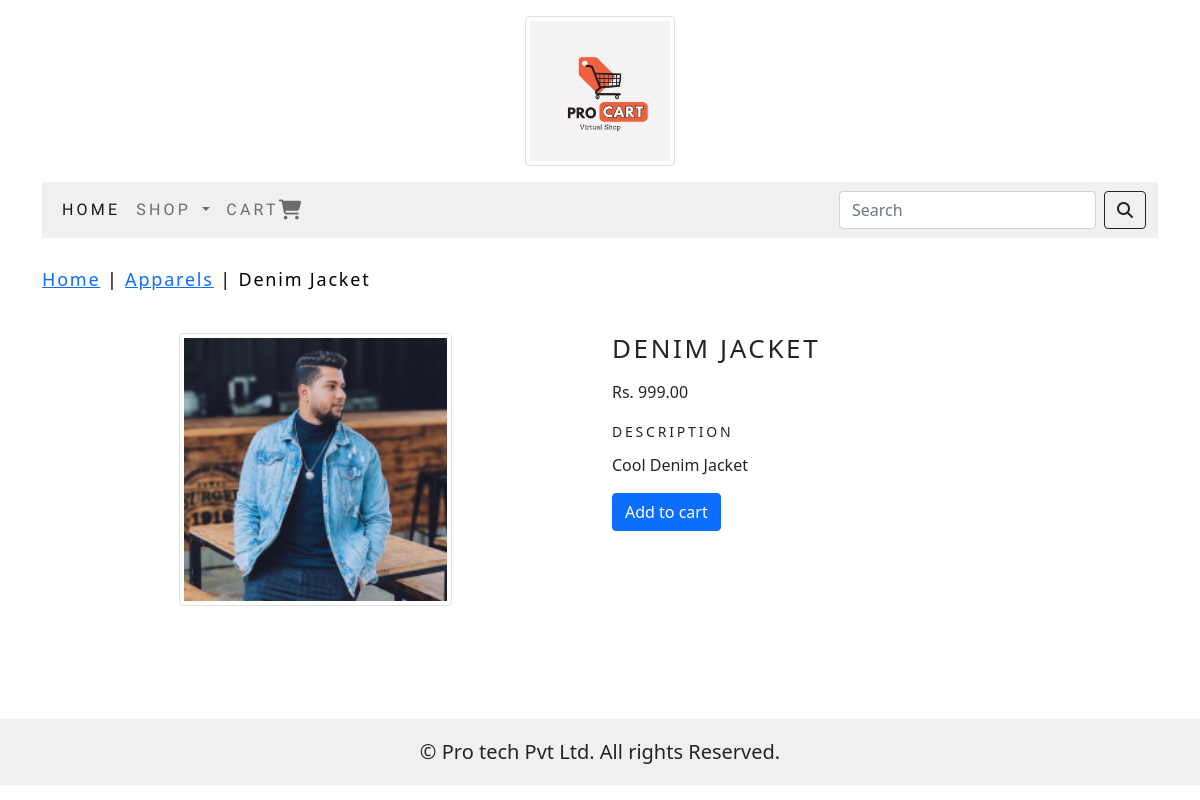
The app's page /shop/apparels/denim-jacket/ with its own data.
### CartApp/models.py (models this page shows, shortened)
class Product(models.Model):
    productName = models.CharField(max_length=250, unique=True)
    slug = models.SlugField(max_length=250, unique=True)
    description = models.TextField(blank=True)
    price = models.DecimalField(max_digits=10, decimal_places=2)
    category = models.ForeignKey(Category, on_delete=models.CASCADE)
    productImage = models.ImageField(upload_to='productImgs', blank=True)
    stock = models.IntegerField()
    available = models.BooleanField(default=True)
    created = models.DateTimeField(auto_now_add=True)
    updated = models.DateTimeField(auto_now=True)
    class Meta:
        ordering = ('productName',)
        verbose_name = 'product'
        verbose_name_plural = 'products'

class Category(models.Model):
    categoryName = models.CharField(max_length=250, unique=True)
    slug = models.SlugField(max_length=250, unique=True)
    description = models.TextField(blank=True)
    categoryImage = models.ImageField(upload_to='categoryImgs', blank=True)
    class Meta:
        ordering = ('categoryName',)
        verbose_name = 'category'
        verbose_name_plural = 'categories'
    def get_url(self):
        return reverse('CartApp:products_by_category', args=[self.slug])
    def __str__(self):
        return '{}'.format(self.categoryName)

### CartApp/views.py (the view)
# urls.py: path('<slug:c_slug>/<slug:p_slug>/', views.productDetails, name='productDetails'),
def productDetails(request, c_slug, p_slug):
    try:
        product = Product.objects.get(category__slug=c_slug, slug=p_slug)
    except Exception as e:
        raise e
    return render(request, "Product.html", {'product': product})

### AddToCart/context_processors.py (called while the page is built)
def counter(request):
    cart_id = _cart_id(request)
    item_count = 0
    if 'admin' in request.path:
        return {}
    else:
        try:
            cart = Cart.objects.filter(cartId=cart_id)
            cartItem = CartItem.objects.all().filter(cart=cart[:1])
            for c_item in cartItem:
                item_count += c_item.quantity
        except Cart.DoesNotExist:
            item_count = 0
    return dict(item_count=item_count)

### AddToCart/views.py (called while the page is built)
def _cart_id(request):
    cart = request.session.session_key
    if not cart:
        cart = request.session.create()
    return cart

### CartApp/context_processors.py (called while the page is built)
def menu_links(request):
    links = Category.objects.all()
    return dict(links=links)

### Templates/Product.html (shortened to what this page needs)
{% extends 'base.html' %}
{% load static %}
{% block content %}
<div class="row pt-1 pb-3">
    <div class="mx_auto">
        <p><a href="{% url 'CartApp:allCategories' %}">Home</a> | <a href="{{product.category.get_url}}">{{product.category}}</a> | {{product.productName}} </p>
    </div>
<div class="container">
<div class="row">
    <div class="col-12 col-md-12 col-sm-12 col-lg-6 text-center">
        <div class="pt-4 pb-3">
            <img class="img-thumbnail" width="50%" src="{{product.productImage.url}}" alt="{{product.productName}}">
        </div>
    </div>
        <div class="col-12 col-md-12 col-sm-12 col-lg-6">
        <div>
            <h1 class="my_tittle pt-4 pb-2">{{product.productName}}</h1>
            <p>Rs. {{product.price}}</p>
            <h4 class="my_des_tittle pt-1 pb-1">Description</h4>
            <p class="text-justify pe-2">{{product.description}}</p>
            {% if product.stock <= 0 %}
                <p class="text-justify pe-2"><b>Out Of Stock</b></p>
            {% else %}
                <a href="{% url 'AddToCartApp:addToCart' product.id %}" class="btn btn-primary">Add to cart</a>
            {% endif %}
        </div>
    </div>
</div>
</div>
</div>
{% endblock %}

### static/CSS/custom.css (style rules this page uses)
body { margin: 0; display: flex; flex-direction: column; min-height: 100vh; }
.my_tittle { font-size : 26px; text-transform : uppercase; letter-spacing : .1em; }
.mx_auto { color: #000; font-size : 18px; letter-spacing : .1em; }
.my_des_tittle { font-size : 14px; text-transform : uppercase; letter-spacing : .2em; }

### records on screen
Product: category "Apparels", productName "Denim Jacket", productImage (picture), productName "DENIM JACKET", price "999.00", description "Cool Denim Jacket"
